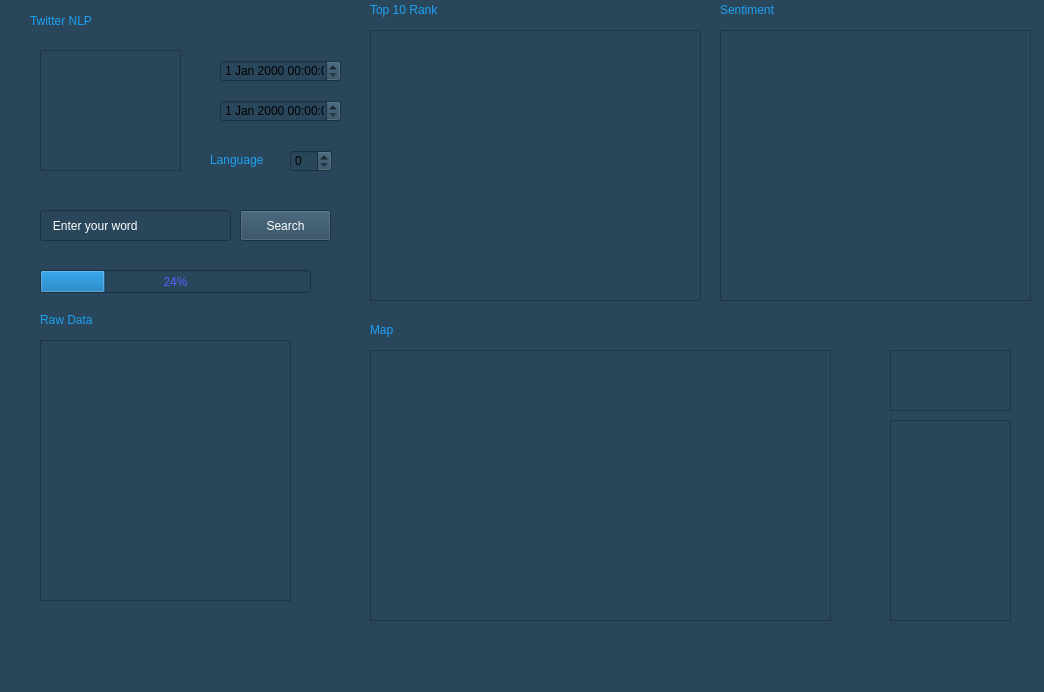
<?xml version="1.0" encoding="UTF-8"?>
<ui version="4.0">
 <class>MainWindow</class>
 <widget class="QMainWindow" name="MainWindow">
  <property name="geometry">
   <rect>
    <x>0</x>
    <y>0</y>
    <width>1044</width>
    <height>692</height>
   </rect>
  </property>
  <property name="windowTitle">
   <string>MainWindow</string>
  </property>
  <property name="styleSheet">
   <string notr="true">background-color: rgb(41, 70, 91);
</string>
  </property>
  <widget class="QWidget" name="centralwidget">
   <widget class="QPushButton" name="pushButton_2">
    <property name="geometry">
     <rect>
      <x>240</x>
      <y>210</y>
      <width>91</width>
      <height>31</height>
     </rect>
    </property>
    <property name="styleSheet">
     <string notr="true">color:rgb(255, 255, 255);

</string>
    </property>
    <property name="text">
     <string>Search</string>
    </property>
   </widget>
   <widget class="QTableView" name="tableView">
    <property name="geometry">
     <rect>
      <x>40</x>
      <y>340</y>
      <width>251</width>
      <height>261</height>
     </rect>
    </property>
   </widget>
   <widget class="QProgressBar" name="progressBar">
    <property name="geometry">
     <rect>
      <x>40</x>
      <y>270</y>
      <width>271</width>
      <height>23</height>
     </rect>
    </property>
    <property name="styleSheet">
     <string notr="true">color:rgb(87, 95, 255);
</string>
    </property>
    <property name="value">
     <number>24</number>
    </property>
   </widget>
   <widget class="QDateTimeEdit" name="dateTimeEdit">
    <property name="geometry">
     <rect>
      <x>220</x>
      <y>60</y>
      <width>121</width>
      <height>22</height>
     </rect>
    </property>
   </widget>
   <widget class="QDateTimeEdit" name="dateTimeEdit_2">
    <property name="geometry">
     <rect>
      <x>220</x>
      <y>100</y>
      <width>121</width>
      <height>22</height>
     </rect>
    </property>
   </widget>
   <widget class="QSpinBox" name="spinBox">
    <property name="geometry">
     <rect>
      <x>290</x>
      <y>150</y>
      <width>42</width>
      <height>22</height>
     </rect>
    </property>
   </widget>
   <widget class="QGraphicsView" name="graphicsView">
    <property name="geometry">
     <rect>
      <x>370</x>
      <y>30</y>
      <width>331</width>
      <height>271</height>
     </rect>
    </property>
   </widget>
   <widget class="QGraphicsView" name="graphicsView_2">
    <property name="geometry">
     <rect>
      <x>890</x>
      <y>350</y>
      <width>121</width>
      <height>61</height>
     </rect>
    </property>
   </widget>
   <widget class="QGraphicsView" name="graphicsView_3">
    <property name="geometry">
     <rect>
      <x>720</x>
      <y>30</y>
      <width>311</width>
      <height>271</height>
     </rect>
    </property>
   </widget>
   <widget class="QLabel" name="label">
    <property name="geometry">
     <rect>
      <x>30</x>
      <y>-20</y>
      <width>191</width>
      <height>81</height>
     </rect>
    </property>
    <property name="styleSheet">
     <string notr="true">color:rgb(29, 161, 242);
font: 24pt &quot;MS Shell Dlg 2&quot;;</string>
    </property>
    <property name="text">
     <string>Twitter NLP</string>
    </property>
   </widget>
   <widget class="QFrame" name="frame">
    <property name="geometry">
     <rect>
      <x>40</x>
      <y>50</y>
      <width>141</width>
      <height>121</height>
     </rect>
    </property>
    <property name="styleSheet">
     <string notr="true">border-image: url(:/image/Twitter-logo.svg.png);</string>
    </property>
    <property name="frameShape">
     <enum>QFrame::StyledPanel</enum>
    </property>
    <property name="frameShadow">
     <enum>QFrame::Raised</enum>
    </property>
   </widget>
   <widget class="QGraphicsView" name="graphicsView_4">
    <property name="geometry">
     <rect>
      <x>370</x>
      <y>350</y>
      <width>461</width>
      <height>271</height>
     </rect>
    </property>
   </widget>
   <widget class="QLineEdit" name="lineEdit">
    <property name="geometry">
     <rect>
      <x>40</x>
      <y>210</y>
      <width>191</width>
      <height>31</height>
     </rect>
    </property>
    <property name="styleSheet">
     <string notr="true">color:rgb(255, 255, 255);
</string>
    </property>
    <property name="text">
     <string>   Enter your word</string>
    </property>
   </widget>
   <widget class="QLabel" name="label_2">
    <property name="geometry">
     <rect>
      <x>40</x>
      <y>310</y>
      <width>191</width>
      <height>20</height>
     </rect>
    </property>
    <property name="styleSheet">
     <string notr="true">color:rgb(29, 161, 242);
font: 8pt &quot;MS Shell Dlg 2&quot;;
font: 12pt &quot;MS Shell Dlg 2&quot;;
</string>
    </property>
    <property name="text">
     <string>Raw Data</string>
    </property>
   </widget>
   <widget class="QLabel" name="label_3">
    <property name="geometry">
     <rect>
      <x>370</x>
      <y>0</y>
      <width>191</width>
      <height>20</height>
     </rect>
    </property>
    <property name="styleSheet">
     <string notr="true">color:rgb(29, 161, 242);
font: 8pt &quot;MS Shell Dlg 2&quot;;
font: 12pt &quot;MS Shell Dlg 2&quot;;
</string>
    </property>
    <property name="text">
     <string>Top 10 Rank</string>
    </property>
   </widget>
   <widget class="QLabel" name="label_4">
    <property name="geometry">
     <rect>
      <x>370</x>
      <y>320</y>
      <width>191</width>
      <height>20</height>
     </rect>
    </property>
    <property name="styleSheet">
     <string notr="true">color:rgb(29, 161, 242);
font: 8pt &quot;MS Shell Dlg 2&quot;;
font: 12pt &quot;MS Shell Dlg 2&quot;;
</string>
    </property>
    <property name="text">
     <string>Map</string>
    </property>
   </widget>
   <widget class="QLabel" name="label_5">
    <property name="geometry">
     <rect>
      <x>720</x>
      <y>0</y>
      <width>191</width>
      <height>20</height>
     </rect>
    </property>
    <property name="styleSheet">
     <string notr="true">color:rgb(29, 161, 242);
font: 8pt &quot;MS Shell Dlg 2&quot;;
font: 12pt &quot;MS Shell Dlg 2&quot;;
</string>
    </property>
    <property name="text">
     <string>Sentiment</string>
    </property>
   </widget>
   <widget class="QLabel" name="label_6">
    <property name="geometry">
     <rect>
      <x>210</x>
      <y>150</y>
      <width>61</width>
      <height>20</height>
     </rect>
    </property>
    <property name="styleSheet">
     <string notr="true">color:rgb(29, 161, 242);
font: 8pt &quot;MS Shell Dlg 2&quot;;
font: 12pt &quot;MS Shell Dlg 2&quot;;
</string>
    </property>
    <property name="text">
     <string>Language</string>
    </property>
   </widget>
   <widget class="QGraphicsView" name="graphicsView_5">
    <property name="geometry">
     <rect>
      <x>890</x>
      <y>420</y>
      <width>121</width>
      <height>201</height>
     </rect>
    </property>
   </widget>
  </widget>
  <widget class="QMenuBar" name="menubar">
   <property name="geometry">
    <rect>
     <x>0</x>
     <y>0</y>
     <width>1044</width>
     <height>21</height>
    </rect>
   </property>
  </widget>
  <widget class="QStatusBar" name="statusbar"/>
 </widget>
 <resources>
  <include location="Myimage.qrc"/>
 </resources>
 <connections/>
</ui>
